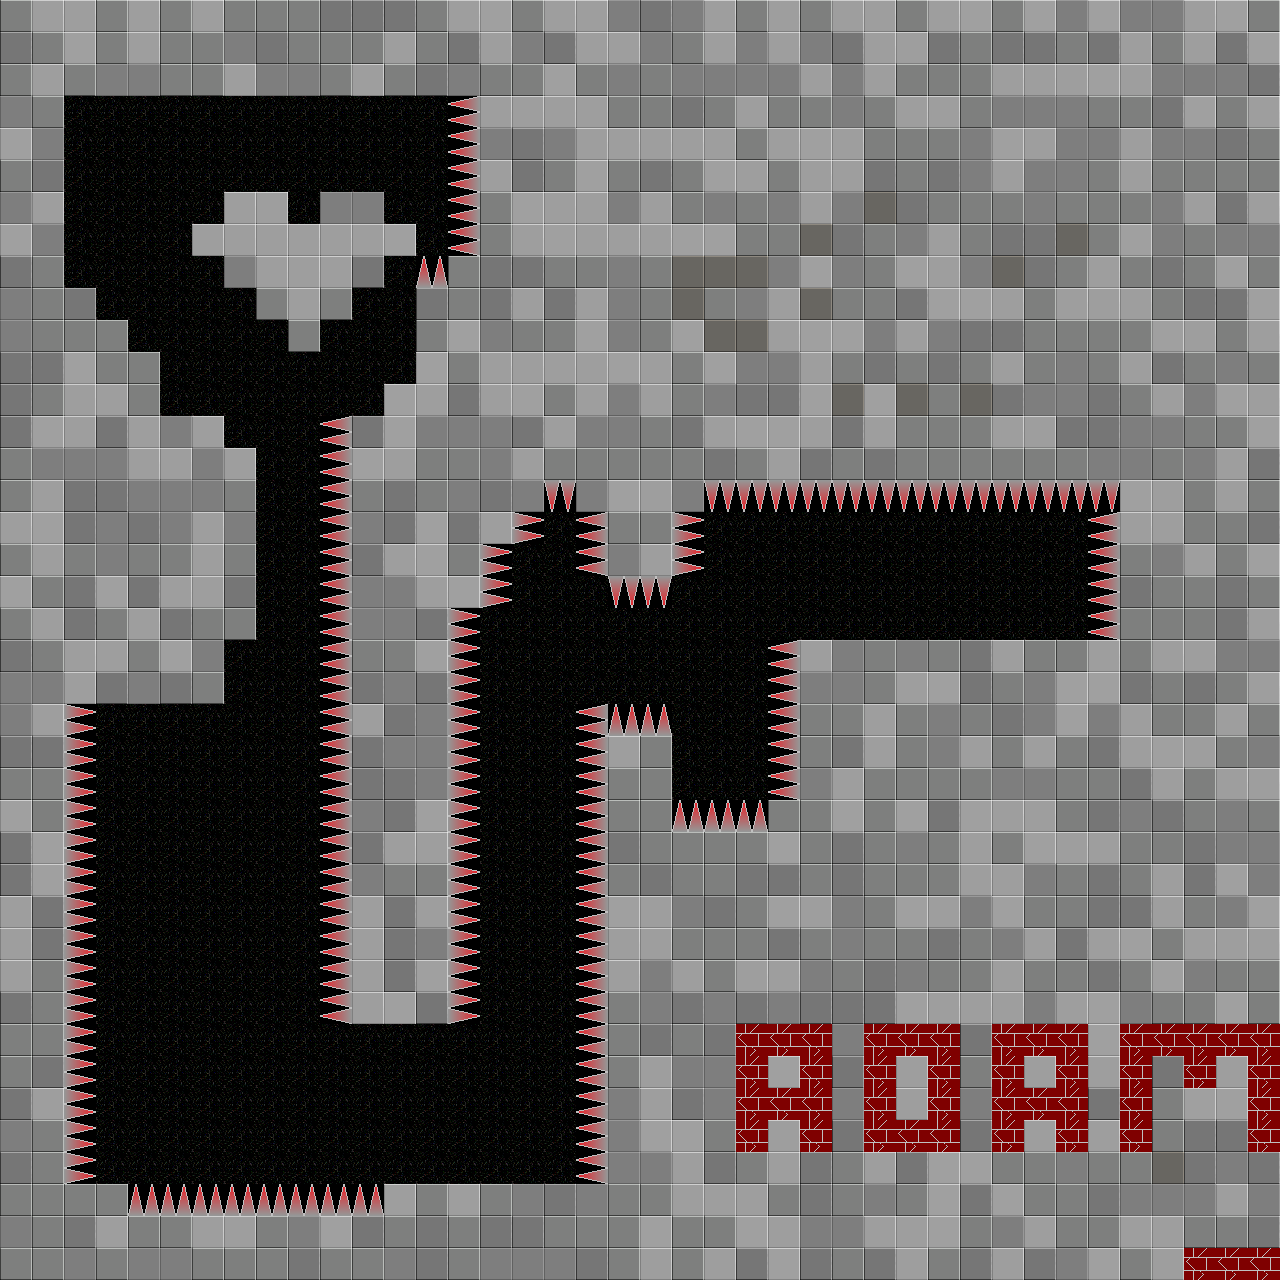

This is a level from a 2D game, rendered from its Tiled map with the project's own tilesets. A one-line summary and the map file follow, with tile-layer data summarised:
An orthogonal 40x40 tile map with 32x32 px tiles, 1 tile layer (tileLayer1) and 2 objects (Start, End).

<map version="1.0" orientation="orthogonal" width="40" height="40" tilewidth="32" tileheight="32">
 <tileset firstgid="1" source="tilesMap.tsx" />
 <layer name="tileLayer1" width="40" height="40">
  <data>[1600 cells, 1600 non-empty, 13 distinct tile ids]</data>
 </layer>
 <objectgroup name="objLayer1" width="40" height="40">
  <object name="playerStart" type="Start" x="292" y="149" width="26" height="21" />
  <object name="end" type="End" x="955" y="593" width="61" height="56" />
 </objectgroup>
</map>
